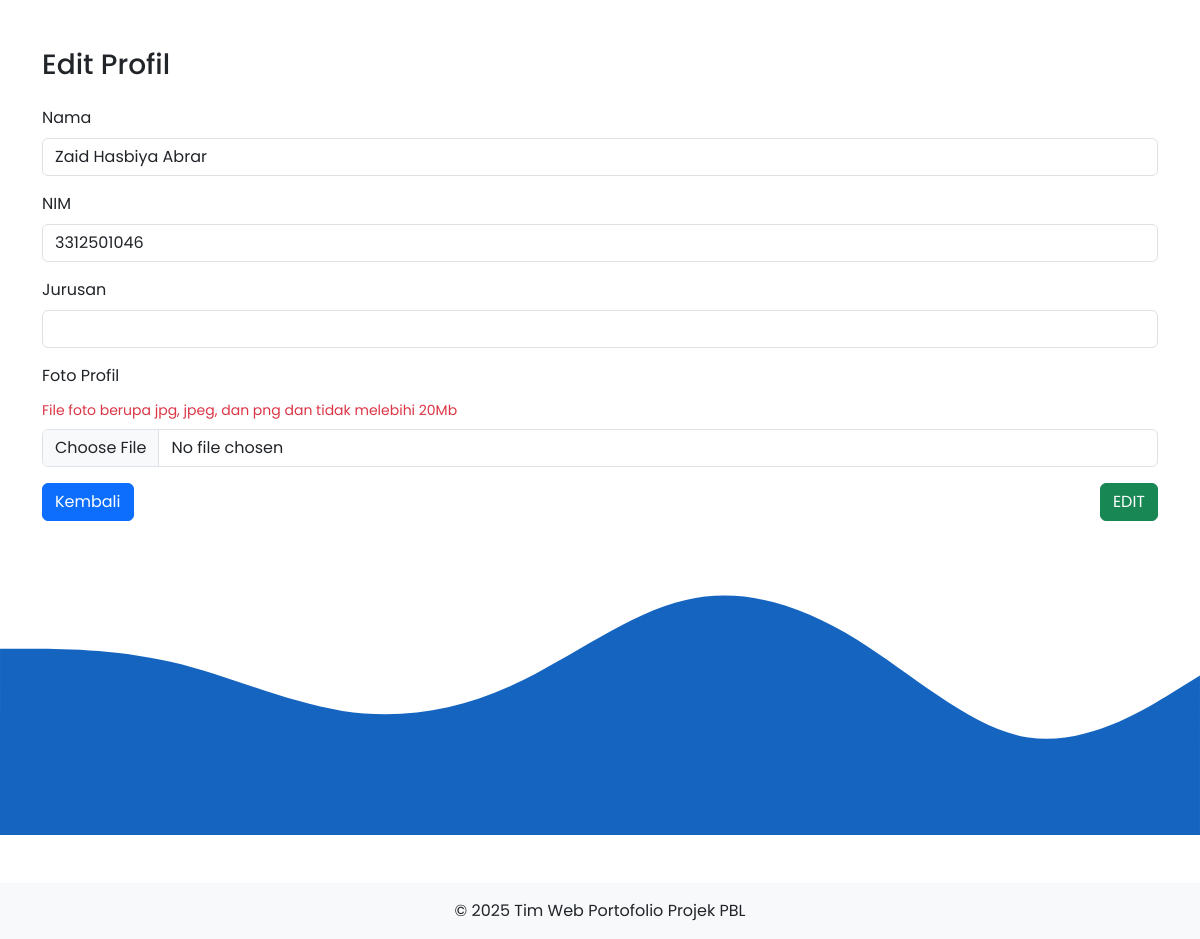
Page /mahasiswa/edit_profil.php (signed in) on the earlier database version.
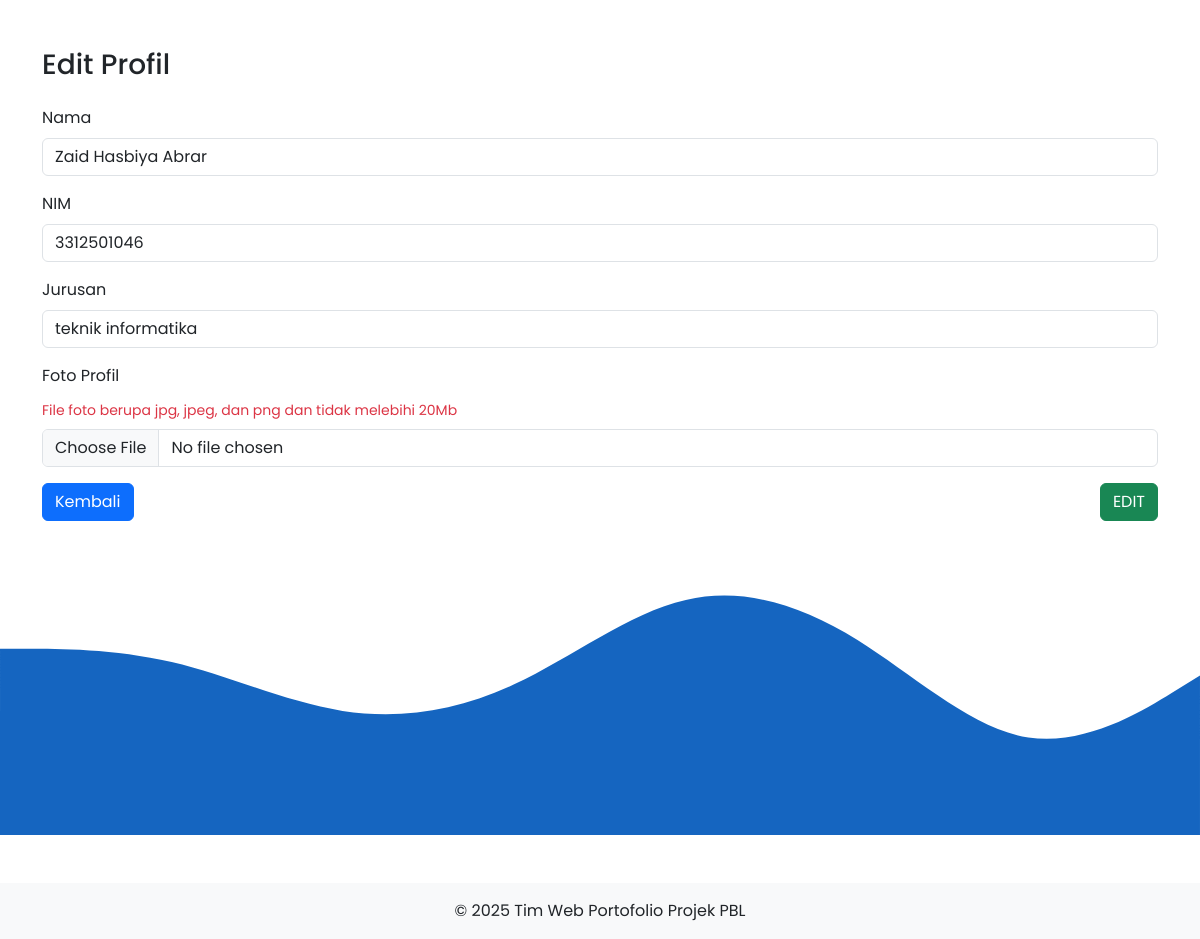
Same page on the later database version.
### tables this page shows
CREATE TABLE `users` (
  `id` int(11) NOT NULL,
  `nama` varchar(100) NOT NULL,
  `username` varchar(255) NOT NULL,
  `password` varchar(255) NOT NULL,
  `foto_profil` varchar(255) DEFAULT NULL,
  `jurusan` enum('teknik mesin','teknik informatika','teknik elektro','manajemen bisnis') DEFAULT NULL,
  `role` enum('mahasiswa','dosen','admin') NOT NULL
);

### mahasiswa/edit_profil.php (the view, shortened to what this page needs)
<?php
include '../koneksi.php';
$user_id = $_SESSION['id'];
$data = mysqli_query($koneksi, "SELECT * FROM users WHERE id = '$user_id'");
$user = mysqli_fetch_assoc($data);
?>
<!DOCTYPE html>
<html lang="en">
<head>
  <link rel="stylesheet" href="../css/bootstrap.min.css">
  <link rel="stylesheet" href="../styles.css" type="text/css">
</head>
<body>
  <div class="container my-5">
    <h3 class="mb-4">Edit Profil</h3>
    <form action="#" method="post" enctype="multipart/form-data">
  <div class="mb-3">
    <label class="form-label">Nama</label>
    <input type="text" class="form-control" value="<?= $user['nama']; ?>" readonly>
  </div>
  <div class="mb-3">
    <label class="form-label">NIM</label>
    <input type="text" class="form-control" value="<?= $user['username']; ?>" readonly>
  </div>
  <div class="mb-3">
    <label class="form-label">Jurusan</label>
    <input type="text" class="form-control" value="<?= $user['jurusan']; ?>" readonly>
  </div>
  <div class="mb-3">
    <label for="foto_profil" class="form-label">Foto Profil</label>
    <div class="form-text text-danger mb-2">
      File foto berupa jpg, jpeg, dan png dan tidak melebihi 20Mb
    </div>
    <input type="file" class="form-control" id="foto_profil" name="foto_profil" accept=".jpg,.jpeg,.png">
  </div>
  <div class="d-flex justify-content-between">
    <a href="profil_saya.php" class="btn btn-primary">Kembali</a>
    <button type="submit" name="edit" class="btn btn-success">EDIT</button>
  </div>
</form>
  </div>
  <img src="../asset/wave-dark-blue.svg" class="w-100" alt="">
  <footer class="text-center py-3 bg-light mt-5">
    &copy; <span>2025</span> Tim Web Portofolio Projek PBL
  </footer>
</body>
</html>

Differences in the rows shown:
changed users "Zaid Hasbiya Abrar": jurusan (not shown) → "teknik informatika"
